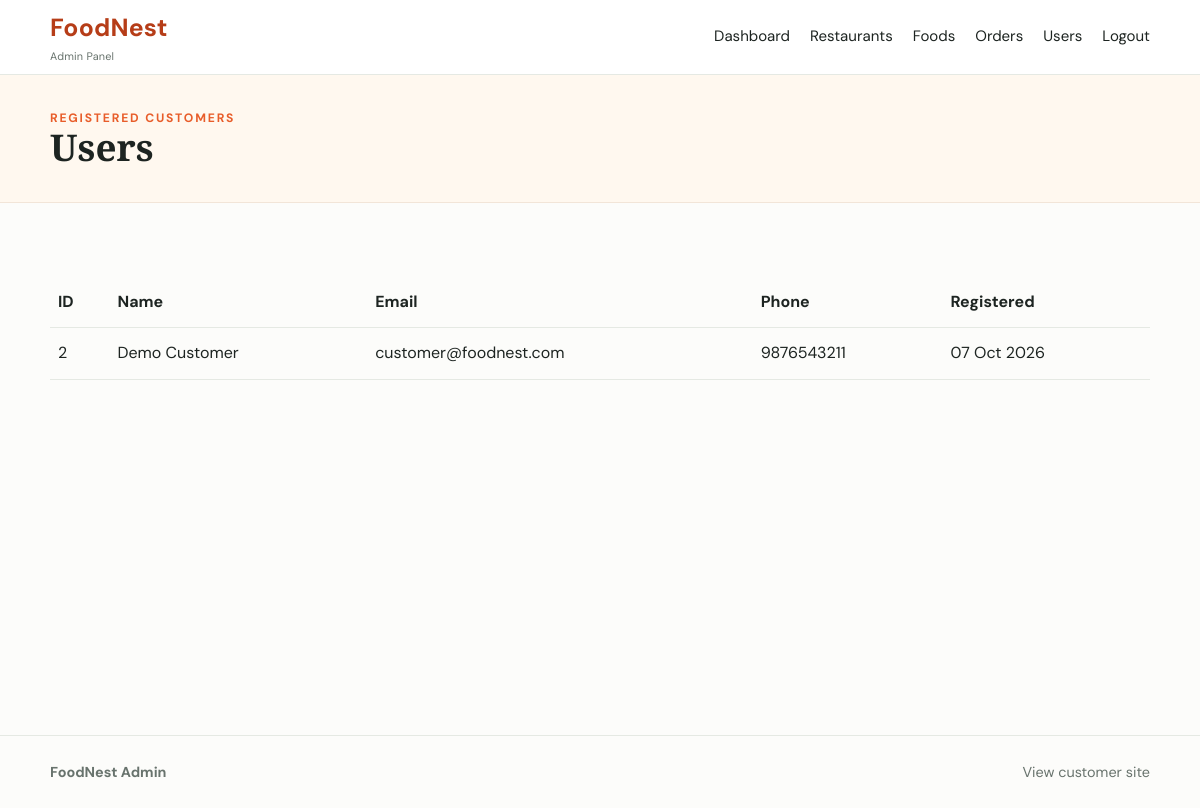
The page /admin/users.php (signed in) on the database its author committed.
### tables this page shows
CREATE TABLE users (id INT AUTO_INCREMENT PRIMARY KEY, name VARCHAR(100) NOT NULL, email VARCHAR(120) UNIQUE NOT NULL, password VARCHAR(255) NOT NULL, phone VARCHAR(20) NOT NULL, address TEXT NOT NULL, role ENUM('customer','admin') DEFAULT 'customer', created_at TIMESTAMP DEFAULT CURRENT_TIMESTAMP);

### includes/functions.php (called while the page is built, shortened)
<?php
function esc($value) {
    return htmlspecialchars((string) $value, ENT_QUOTES, 'UTF-8');
}
?>

### admin/users.php (the view)
<?php $page_title='Users'; include 'includes/header.php'; $users=$pdo->query("SELECT id,name,email,phone,created_at FROM users WHERE role='customer' ORDER BY created_at DESC")->fetchAll(); ?><section class="page-banner"><div class="container"><div class="eyebrow">Registered customers</div><h1>Users</h1></div></section><section class="section"><div class="container"><table class="cart-table"><thead><tr><th>ID</th><th>Name</th><th>Email</th><th>Phone</th><th>Registered</th></tr></thead><tbody><?php foreach($users as $user): ?><tr><td data-label="ID"><?=$user['id']?></td><td data-label="Name"><?=esc($user['name'])?></td><td data-label="Email"><?=esc($user['email'])?></td><td data-label="Phone"><?=esc($user['phone'])?></td><td data-label="Registered"><?=date('d M Y',strtotime($user['created_at']))?></td></tr><?php endforeach; ?></tbody></table></div></section><?php include 'includes/footer.php'; ?>

### assets/css/style.css (style rules this page uses)
:root { --orange:#d95d27; --orange-dark:#a9431b; --ink:#242321; --muted:#6d6963; --cream:#fff8f1; --line:#e9e1d8; --green:#2f7d55; }
* { box-sizing:border-box; }
body { margin:0; color:var(--ink); font-family:Arial, sans-serif; background:#fff; line-height:1.55; }
.container { width:min(1100px, 92%); margin:auto; }
.eyebrow { text-transform:uppercase; letter-spacing:1.8px; font-size:.76rem; color:var(--orange); font-weight:700; }
h1 { font-size:clamp(2.2rem, 5vw, 4rem); line-height:1.08; margin:12px 0 18px; max-width:600px; }
.section { padding:54px 0; }
.page-banner { background:var(--cream); padding:34px 0; border-bottom:1px solid #f2e5d8; }
.page-banner h1 { font-size:2.3rem; margin:0; }
.cart-table { width:100%; border-collapse:collapse; }
.cart-table th, .cart-table td { text-align:left; padding:13px 8px; border-bottom:1px solid var(--line); vertical-align:middle; }
:root { --ink:#1d2421; --muted:#68736d; --orange:#e85d2a; --orange-dark:#b63d18; --cream:#fff8ef; --sage:#edf3ed; --line:#e5e9e3; --green:#34744f; }
body { font-family:'DM Sans', 'Trebuchet MS', sans-serif; background:#fcfcfa; color:var(--ink); }
h1, h2 { font-family:'Playfair Display', Georgia, serif; letter-spacing:0; }
.section { padding:74px 0; }

### rows shown on the page
users: id "2", name "Demo Customer", email "customer@foodnest.com", phone "9876543211", created_at "07 Oct 2026"
